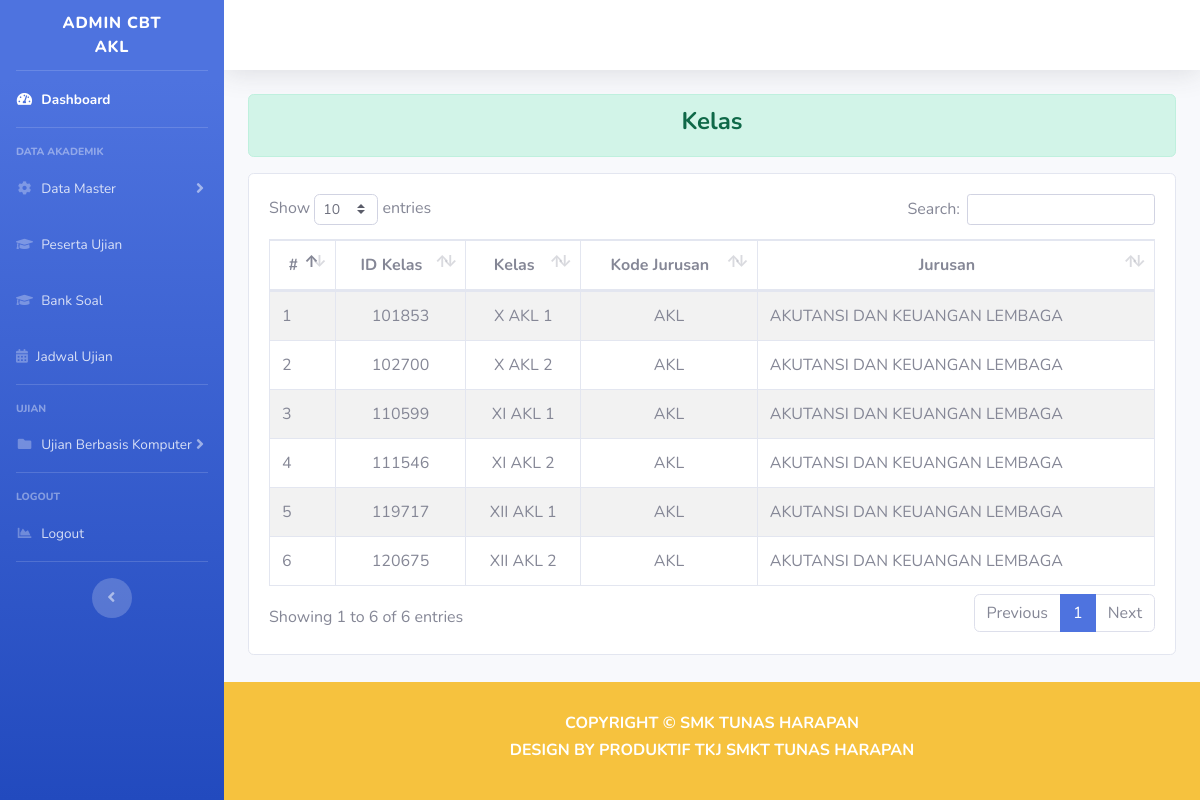
The page /index.php/dashboard_akl/kelas on the database as committed earlier.
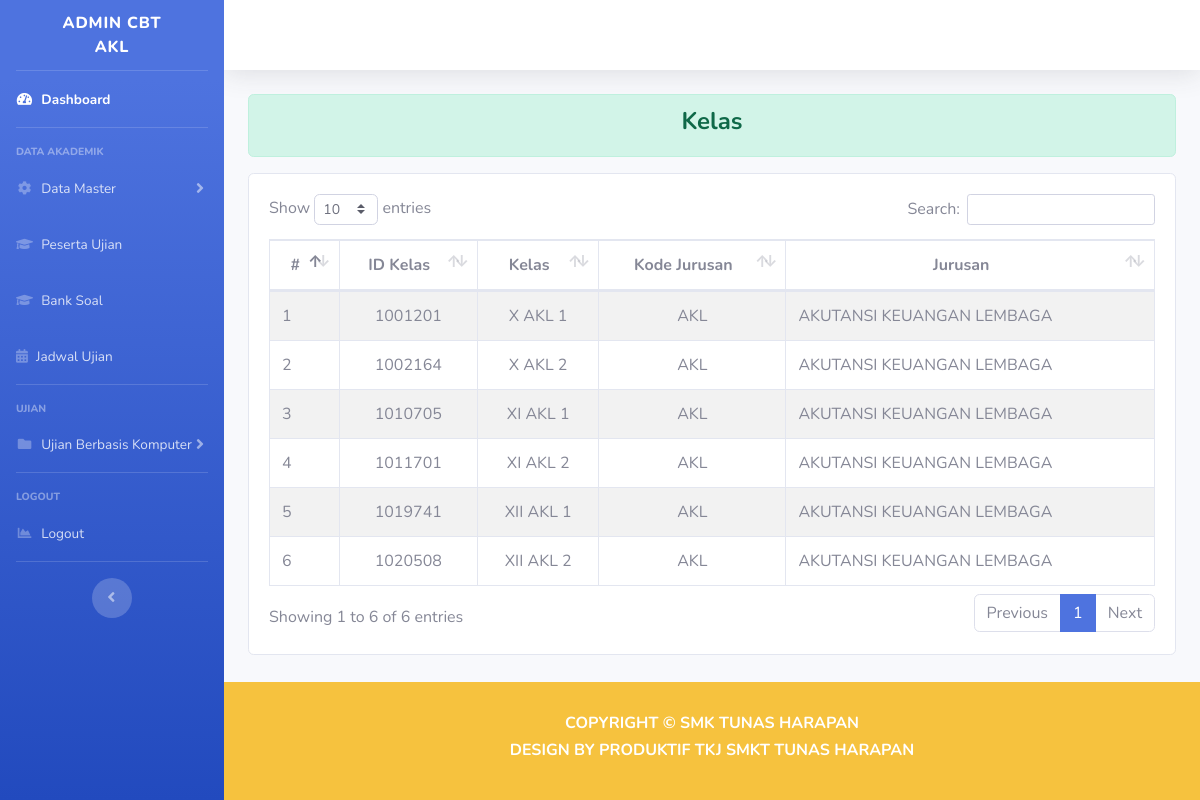
The same page on the database as committed later.
### tables this page shows
CREATE TABLE `a_kelas` (
  `id` int(11) NOT NULL,
  `kode` varchar(8) NOT NULL,
  `kelas` varchar(128) NOT NULL
);

CREATE TABLE `a_jurusan` (
  `id` int(11) NOT NULL,
  `kode` varchar(8) NOT NULL,
  `jurusan` varchar(128) NOT NULL
);

### application/controllers/Dashboard_akl.php (called while the page is built, shortened)
<?php
class Dashboard_akl extends CI_Controller
{
    function __construct()
    {
        $this->load->model('Model_jurusan');
    }
    public function kelas()
    {
        $isi['kelas'] = $this->Model_kelas->dataKelasAKL();
        $isi['content'] = 'AKL/tampilan_kelas';
        $this->load->view('AKL/templates/header');
        $this->load->view('AKL/tampilan_dashboard', $isi);
        $this->load->view('AKL/templates/footer');
    }
}

### index.php (called while the page is built, shortened)
<?php
require_once BASEPATH.'core/CodeIgniter.php';

### application/models/Model_kelas.php (called while the page is built, shortened)
<?php
class Model_kelas extends CI_Model
{
    public function dataKelasAKL()
    {
        $sql = "SELECT *, a_kelas.id AS id_kelas FROM `a_kelas`
                INNER JOIN a_jurusan
                ON a_kelas.kode=a_jurusan.kode
                WHERE a_kelas.kelas LIKE '%AKL%';";
        $query = $this->db->query($sql);
        return $query->result_array();
    }
}

### application/views/AKL/tampilan_kelas.php (the view)
<div class="alert alert-success" role="alert">
    <h4 class="text-center font-weight-bold">Kelas</h4>
</div>
<div class="row mt-2">
    <div class="col-md">
        <div class="card">
            <div class="card-body">
                <div class="table-responsive">
                    <table class="table table-striped table-bordered" id="dataTable" width="100%" cellspacing="0">
                        <thead>
                            <tr class="text-center">
                                <th scope="col">#</th>
                                <th scope="col">ID Kelas</th>
                                <th scope="col">Kelas</th>
                                <th scope="col">Kode Jurusan</th>
                                <th scope="col">Jurusan</th>
                            </tr>
                        </thead>
                        <tbody>
                            <tr>
                                <?php
                                $no = 1;
                                foreach ($kelas as $row) {
                                ?>
                                    <td><?php echo $no++; ?></td>
                                    <td class="text-center"><?= $row['id_kelas'] ?></td>
                                    <td class="text-center"><?= $row['kelas'] ?></td>
                                    <td class="text-center"><?= $row['kode'] ?></td>
                                    <td><?= $row['jurusan'] ?></td>
                            </tr>
                        <?php } ?>
                        </tbody>
                    </table>
                </div>
            </div>
        </div>
    </div>
</div>

Rows that differ between the two databases and show on the page:
removed a_kelas: id "101853", kelas "X AKL 1", a_jurusan.kode "AKL", a_jurusan.jurusan "AKUTANSI DAN KEUANGAN LEMBAGA"
removed a_kelas: id "102700", kelas "X AKL 2", a_jurusan.kode "AKL", a_jurusan.jurusan "AKUTANSI DAN KEUANGAN LEMBAGA"
removed a_kelas: id "110599", kelas "XI AKL 1", a_jurusan.kode "AKL", a_jurusan.jurusan "AKUTANSI DAN KEUANGAN LEMBAGA"
removed a_kelas: id "111546", kelas "XI AKL 2", a_jurusan.kode "AKL", a_jurusan.jurusan "AKUTANSI DAN KEUANGAN LEMBAGA"
removed a_kelas: id "119717", kelas "XII AKL 1", a_jurusan.kode "AKL", a_jurusan.jurusan "AKUTANSI DAN KEUANGAN LEMBAGA"
removed a_kelas: id "120675", kelas "XII AKL 2", a_jurusan.kode "AKL", a_jurusan.jurusan "AKUTANSI DAN KEUANGAN LEMBAGA"
added a_kelas: id "1001201", kelas "X AKL 1", a_jurusan.kode "AKL", a_jurusan.jurusan "AKUTANSI KEUANGAN LEMBAGA"
added a_kelas: id "1002164", kelas "X AKL 2", a_jurusan.kode "AKL", a_jurusan.jurusan "AKUTANSI KEUANGAN LEMBAGA"
added a_kelas: id "1010705", kelas "XI AKL 1", a_jurusan.kode "AKL", a_jurusan.jurusan "AKUTANSI KEUANGAN LEMBAGA"
added a_kelas: id "1011701", kelas "XI AKL 2", a_jurusan.kode "AKL", a_jurusan.jurusan "AKUTANSI KEUANGAN LEMBAGA"
added a_kelas: id "1019741", kelas "XII AKL 1", a_jurusan.kode "AKL", a_jurusan.jurusan "AKUTANSI KEUANGAN LEMBAGA"
added a_kelas: id "1020508", kelas "XII AKL 2", a_jurusan.kode "AKL", a_jurusan.jurusan "AKUTANSI KEUANGAN LEMBAGA"
